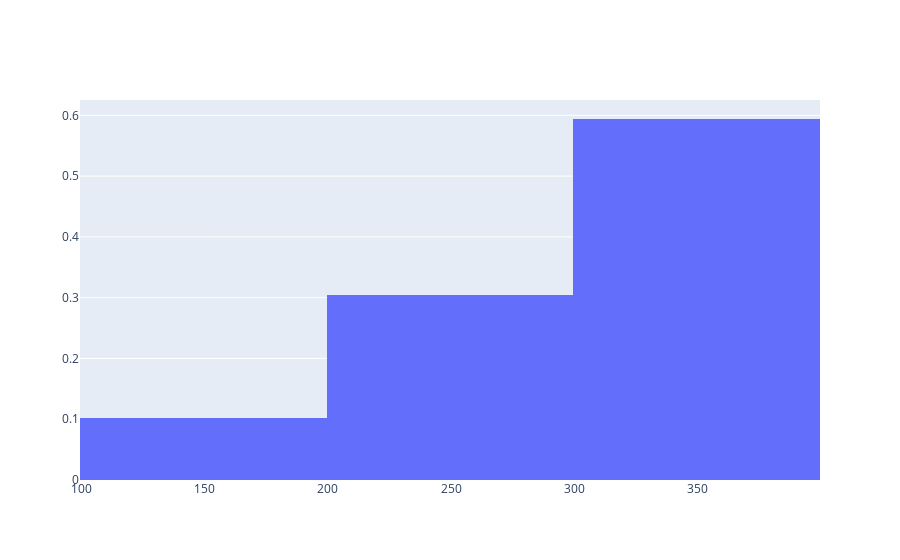

Notebook code cell kept with this figure:
### Code cell
fig = go.Figure()
fig.add_trace(go.Histogram(x=np.random.choice(values, N, p=p), histnorm="probability"))

### Figure 1 — Plotly figure (JSON) as saved in the notebook; plotly's stock layout.template omitted (floating-point values rounded to 4 significant figures; data arrays with more than 128 entries replaced by an {"elided": "..."} marker saying what was removed)
{"data": [{"histnorm": "probability", "type": "histogram", "x": {"elided": "1000 int values"}}], "layout": {}}
